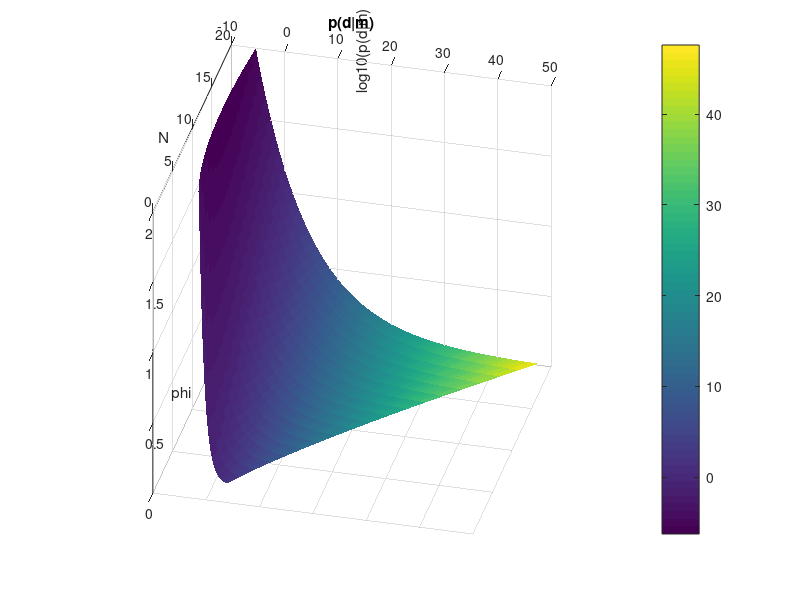

Recreate this plot in MATLAB. (Note: this script raises an error after producing the figure.)

%% This cell for degrees of freedom. 
figure(1); clf; hold on; 
subplot(1,1,1); 
set(gcf, 'Position', [1457 1232 560 420]); 
set(gca, 'CameraPosition', [-133.4370 10.0526 125.2517]); 
% n=linspace(2,5,20)'; 
n = [2: 20]; 
phi = linspace(.01, 2, 1000); 
[n, phi] = ndgrid(n, phi); 
sigma = sqrt(phi./n); 
pdm = 1 ./ (sqrt(2 .* pi).*sigma).^n .* exp(-phi./(2.*sigma.^2)); 
pdm = log(pdm); 

% plot(n, pdm)
surf(n, phi, pdm, 'EdgeAlpha', 0.1); 
xlabel('N'); 
ylabel('phi'); 
zlabel('log10(p(d|m)'); 
% title(['phi = ' num2str(phi)]); 
title('p(d|m)')

colorbar(); 
grid(); 
exportgraphics(gcf, 'figures_general/pdm_phi_N.jpeg', 'Resolution', 500)



%% This cell looks at the error function. 
% load('/Users/brennanbrunsvik/Documents/UCSB/ENAM/THBI_ENAM/ENAM/hk_temp_data.mat')
hk = trudata.HKstack_P; 
k = hk.K; 
h = hk.H; 
Esum = hk.Esum / max(max(hk.Esum)); 
figure(2); clf; hold on; set(gcf, 'pos', [1873 630 1909 1427]); 
CameraPosition = [-1.9281 186.9332 17.9083]; 
subplot(2,2,1); 
thing = surf(k', h, Esum', 'EdgeAlpha', 0)
xlabel('K'); 
ylabel('H'); 
set(gca, 'ydir', 'reverse')
title('Energy (normalized)'); 
% set(gca, 'CameraPosition', CameraPosition); 

pen1 = 1./Esum; 

clip1 = 6
pen1(pen1>clip1) = clip1; 
pen2 = (1-Esum) + 0.05; 
% pen2 = pen2 .^2
pen3 = pen2 .^ 2

subplot(2,2,2);
thing2 = surf(k', h, pen1', 'EdgeAlpha', 0); 
xlabel('K'); 
ylabel('H'); 
set(gca, 'ydir', 'reverse')
title('1/E (clipped)'); 
% set(gca, 'CameraPosition', CameraPosition); 


subplot(2,2,3); 
thing3 = surf(k', h, pen2', 'EdgeAlpha', 0); 
xlabel('K'); 
ylabel('H'); 
set(gca, 'ydir', 'reverse'); 
title('1-Esum + small constant'); 
% set(gca, 'CameraPosition', CameraPosition); 



subplot(2,2,4); 
thing3 = surf(k', h, pen3', 'EdgeAlpha', 0); 
xlabel('K'); 
ylabel('H'); 
set(gca, 'ydir', 'reverse'); 
title('(1-Esum + small constant)^2'); 
% set(gca, 'CameraPosition', CameraPosition); 

exportgraphics(gcf, 'figures_general/h_kappa_penalty_surfaces.jpeg', ...
    'Resolution', 300); 